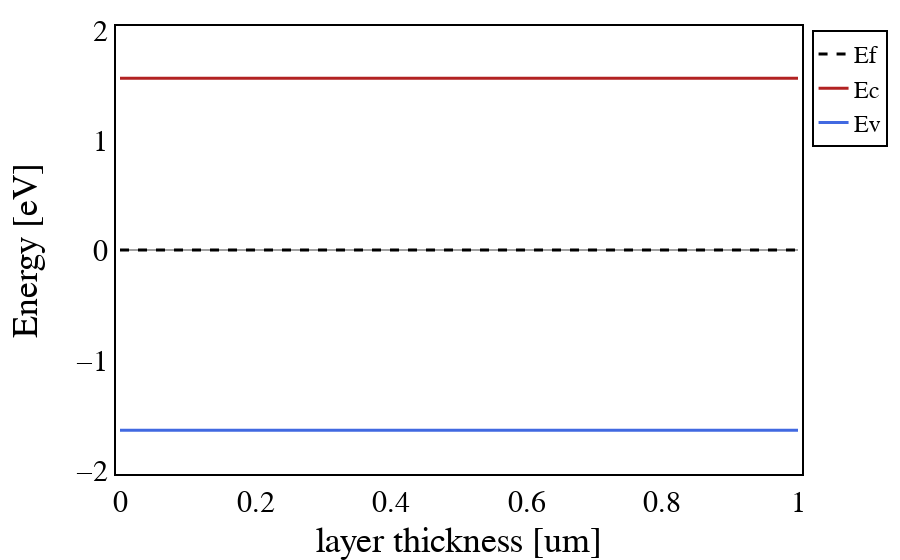

The cell this chart's notebook holds for it:
### Markdown cell above
## Just GaN

### Code cell
GaN = mat_data.GaN(doping_type='n', doping=0) # Pre define materials

list_layers = [(1, GaN)] # Create a list of our layers
layers = [material.layer(*el) for el in list_layers]

device = band.band_diagram(layers=layers) # Create the Band diagram

device.bend() # Calculate the band diagram
fig = device.plot(display_E0=False) # Display_E0 is False by default
fig.update_yaxes(autorange=False, range=[-2,2])
fig.show(config=my_config)

### Figure 1 — Plotly figure (JSON) as saved in the notebook; plotly's stock layout.template omitted (floating-point values rounded to 4 significant figures; data arrays with more than 128 entries replaced by an {"elided": "..."} marker saying what was removed)
{"data": [{"line": {"color": "royalblue", "width": 3}, "name": "Ev", "type": "scatter", "x": {"elided": "1000 float values"}, "y": {"elided": "1000 float values"}}, {"line": {"color": "firebrick", "width": 3}, "name": "Ec", "type": "scatter", "x": {"elided": "1000 float values"}, "y": {"elided": "1000 float values"}}, {"line": {"color": "black", "dash": "dash", "width": 3}, "name": "Ef", "type": "scatter", "x": {"elided": "1000 float values"}, "y": {"elided": "1000 int values"}}], "layout": {"font": {"color": "black", "family": "cmr10", "size": 30}, "legend": {"bordercolor": "Black", "borderwidth": 2, "font": {"color": "black", "family": "cmr10", "size": 24}, "title": {"font": {"family": "cmr10"}}, "traceorder": "reversed"}, "margin": {"b": 90, "l": 120, "pad": 4, "r": 50, "t": 30}, "showlegend": true, "xaxis": {"gridcolor": "#d3d3d3", "griddash": "dash", "gridwidth": 1, "linecolor": "black", "linewidth": 2, "mirror": true, "showgrid": false, "showline": true, "title": {"text": "layer thickness [um]"}, "zeroline": false}, "yaxis": {"autorange": false, "dtick": 1, "gridcolor": "Black", "gridwidth": 1, "linecolor": "black", "linewidth": 2, "mirror": true, "range": [-2, 2], "showgrid": false, "showline": true, "title": {"text": "Energy [eV]"}}}}
